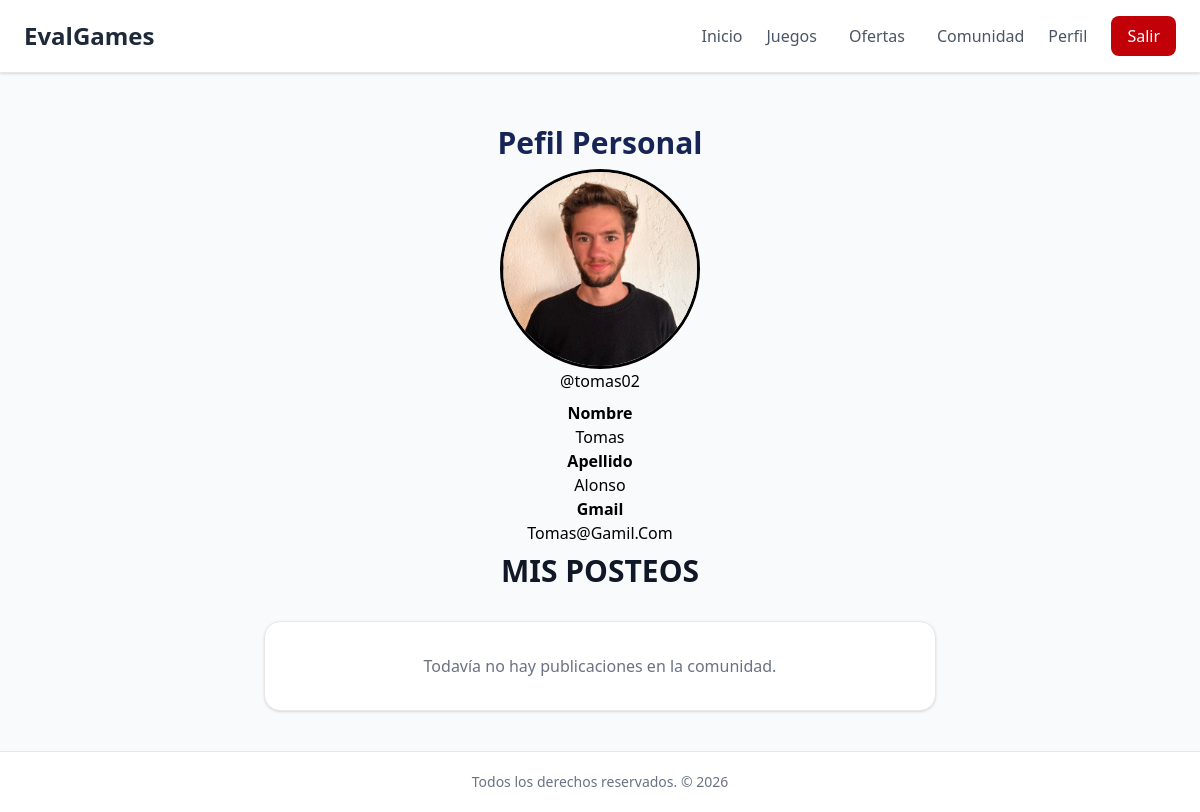
The app's page /perfil/ (signed in) with its own data.
### usuarios/models.py (models this page shows, shortened)
class UsuarioPersonalizado(AbstractUser):
    telefono = models.CharField(max_length = 20, null= True, blank=True)
    foto_perfil = models.ImageField(upload_to='users_fp', null=True, blank=True)
    rol_usuario = models.ForeignKey(Group, on_delete=models.CASCADE, null=True, blank=True, default=1)

### inicio/views.py (the view)
# urls.py: path('perfil/', views.perfil, name='perfil')
@login_required
def perfil(request):
    posteos = Posteo.objects.filter(usuario = request.user)
    return render(request, 'inicio/perfil.html', {'posteos':posteos})

### inicio/templates/inicio/perfil.html
{% extends 'inicio/base.html' %}
{% block body %}
    <div class=" justify-items-center pt-3">
        <h1 class="text-3xl font-semibold text-blue-950 mb-2">Pefil Personal</h1>
        {% if user.foto_perfil %}
            <img src="{{user.foto_perfil.url}}" alt="imagen {{user.foto_perfil}}" width="200px" class="rounded-full border-3 border-blue">
        {% else %}
            <img src="/media/users_fp/nouphoto.png" alt="" width="200px" class="rounded-full border-3 border-blue">
        {% endif %}
        <div>
            <label>@{{user.username}}</label>
        </div>
        <div class=" hover:border  border-black p-2 capitalize h-40 w-70 justify-items-center">
            <p class="font-semibold">Nombre</p>
            <p>{{user.first_name}}</p>
            <p class="font-semibold">Apellido</p>
            <p>{{user.last_name}}</p>
            <p class="font-semibold">Gmail</p>
            <p>{{user.email}}</p>
        </div>
        <h2 class="text-3xl font-bold text-gray-900 text-center mb-2">
            MIS POSTEOS
        </h2>
        <div class="max-w-2xl mx-auto mt-8 space-y-6">
            {% for posteo in posteos %}
                <div class="bg-white border border-gray-500 rounded-2xl shadow-sm p-6 ">
                    <div class="flex items-center justify-between mb-4">
                        <div>
                            <h3 class="font-semibold text-gray-900">
                                {{ posteo.usuario.username }} 👤
                            </h3>
                            <p class="text-sm text-gray-500">
                                Publicación de la comunidad
                            </p>
                        </div>
                    </div>
                    <p class="text-gray-800 whitespace-pre-line">
                        {{ posteo.contenido }}
                    </p>
                    {% if posteo.foto_posteo %}
                        <div class="mt-4">
                            <img
                                src="{{ posteo.foto_posteo.url }}"
                                alt="Imagen del posteo"
                                class="w-full rounded-xl border border-gray-200"
                            >
                        </div>
                    {% endif %}
                    {% if posteo.juego %}
                        <div class="mt-4">
                            <span class="inline-block bg-gray-100 text-gray-700 text-sm px-3 py-1 rounded-full">
                                🎮 {{ posteo.juego }}
                            </span>
                        </div>
                    {% endif %}
                    <div class="flex gap-2">
                        <a href="{% url 'editar_posteo' posteo.id %}" class="bg-blue-600 hover:bg-blue-700 text-black px-3 py-1 rounded">
                            Editar
                        </a>
                        <a href="{% url 'eliminar_posteo' posteo.id %}" class="bg-red-600 hover:bg-red-800 text-black px-3 py-1 rounded">
                            Eliminar
                        </a>
                    </div>
                </div>
            {% empty %}
                <div class="bg-white border border-gray-200 rounded-2xl shadow-sm p-8 text-center">
                    <p class="text-gray-500">
                        Todavía no hay publicaciones en la comunidad.
                    </p>
                </div>
            {% endfor %}
        </div>
    </div>
{% endblock %}

### records on screen
UsuarioPersonalizado: foto_perfil (picture), username "tomas02", first_name "Tomas", last_name "Alonso", email "Tomas@gamil.com"
